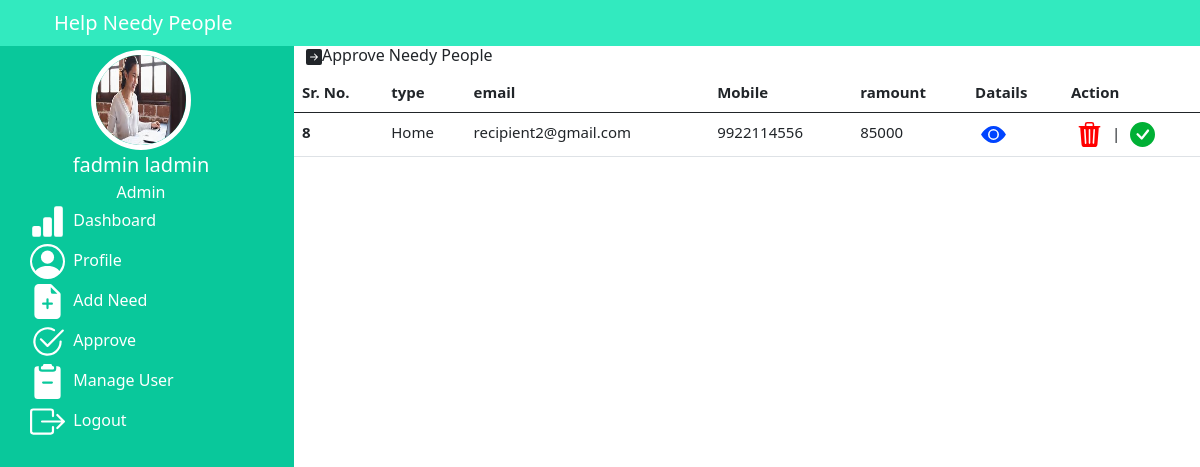
The page /admin/aaprove.php (signed in) on the database its author committed.
### tables this page shows
CREATE TABLE `user` (
  `id` int(6) UNSIGNED NOT NULL,
  `role` varchar(30) NOT NULL,
  `fname` varchar(30) NOT NULL,
  `lname` varchar(30) NOT NULL,
  `photo` varchar(50) DEFAULT NULL,
  `address` varchar(50) DEFAULT NULL,
  `mobile` varchar(30) NOT NULL,
  `email` varchar(50) NOT NULL,
  `pass` varchar(300) NOT NULL,
  `otp` varchar(6) DEFAULT NULL
);

CREATE TABLE `need` (
  `id` int(6) UNSIGNED NOT NULL,
  `rid` varchar(30) NOT NULL,
  `ntype` varchar(30) NOT NULL,
  `nphoto` varchar(50) DEFAULT NULL,
  `nname` varchar(30) NOT NULL,
  `ndetails` varchar(50) DEFAULT NULL,
  `ramount` varchar(50) DEFAULT NULL,
  `ldate` varchar(50) DEFAULT NULL,
  `status` varchar(50) DEFAULT NULL
);

### admin/aaprove.php (the view, shortened to what this page needs)
<!doctype html>
<html lang="en">
<head>
    <link href="https://cdn.jsdelivr.net/npm/bootstrap@5.0.2/dist/css/bootstrap.min.css" rel="stylesheet"
>
</head>
<body>
    <div class="row sticky-top">
        <div class="col-12">
            <nav class="navbar navbar-expand-lg navbar-dark" style="background-color: rgb(50, 234, 191);">
                <div class="container justify-content-between">
                    <div><a class="navbar-brand" href="admin.php">Help Needy People</a></div>
                </div>
            </nav>
        </div>
    </div>
    <div class="row">
        <div class="col-3 vh-100  overflow-auto text-white" style="background-color: rgb(9, 200, 155);">
            <div class="row justify-content-around">
                <?php
                  include_once '../includes/conn.php';
                     $aid=$_SESSION['id'];
          $query="select * from user where id='$aid'";
          $result=mysqli_query($conn,$query);
         while ($row=mysqli_fetch_array($result)){
             ?>
                <div class="col-12">
                    <center>
                        <img src=<?=$row['photo']; ?> width="100px" height="100px" alt=""
                        class="rounded-circle border border-white border-5 mt-1">
                    </center>
                </div>
            </div>
            <div class="row  justify-content-around">
                <div class="col-12">
                    <center>
                        <p class="m-0" style="font-size: 20px;">
                            <?= $row['fname']; ?>
                            <?= $row['lname']; ?>
                        </p>
                        <p class="m-0 ">Admin</p>
                    </center>
                </div>
                <?php } ?>
            </div>
            <div class="menu">
                <a href="admin.php"> &nbsp;Dashboard</a>
                <a href="aprofile.php"> &nbsp;Profile</a>
                <a href="aaddneed.php"> &nbsp;Add Need</a>
                <a href="aaprove.php"> &nbsp;Approve</a>
                <a href="amanageuser.php"> &nbsp;Manage User</a>
                <a href="../logout.php"> &nbsp;Logout</a>
            </div>
        </div>
        <div class="col-9 vh-100 overflow-auto">
            <h6>Approve Needy People</h6>
            <div class="row">
                <table class="table table-hover" style="font-size: 15px;">
                    <thead class="thead-dark">
                        <tr>
                            <th scope="col">Sr. No.</th>
                            <th scope="col">type</th>
                            <th scope="col">email</th>
                            <th scope="col">Mobile</th>
                            <th scope="col">ramount</th>
                            <th>Datails</th>
                            <th>Action</th>
                        </tr>
                    </thead>
                    <tbody>
                        <?php
          $query="select * from need where status='1'";
          $result=mysqli_query($conn,$query);
         while ($row=mysqli_fetch_array($result)){ ?>
                        <tr>
                            <form action="../dbopertion.php" method="post" enctype="multipart/form-data">
                                <th scope="row"><?= $row['id']; ?></th>
                                <td><?= $row['ntype']; ?></td>
                                <?php
                                $rid=$row['rid'];
          $query1="select * from user where id=$rid";
          $result1=mysqli_query($conn,$query1);
         while ($row1=mysqli_fetch_array($result1)){ ?>
                                <td><?= $row1['email']; ?></td>
                                <td><?= $row1['mobile']; ?></td>
                                <?php } ?>
                                <td><?= $row['ramount']; ?></td>
                                <td><button
                                            style="border:none; background-color:transparent;" type="submit"
                                            name="snrbtn"></button>
                                </td>
                                <td> <button style="border:none; background-color:transparent;" type="submit"
                                        name="drnbtn"></button> | <button style="border:none; background-color:transparent;"
                                        type="submit" name="arnbtn"> </button> </td>
                            </form>
                        </tr>
                        <?php } ?>
                    </tbody>
                </table>
            </div>
        </div>
    </div>
</body>
</html>

### admin/aaprove.php (style rules this page uses)
.menu a { text-decoration: none; display: block; color: white; align-items: center; margin: 0 auto; margin-left: 30px; margin-bottom: 5px; }

### rows shown on the page
user: photo (picture), fname "fadmin", lname "ladmin"
need: id "8", ntype "Home", ramount "85000"
user: email "recipient2@gmail.com", mobile "9922114556"
